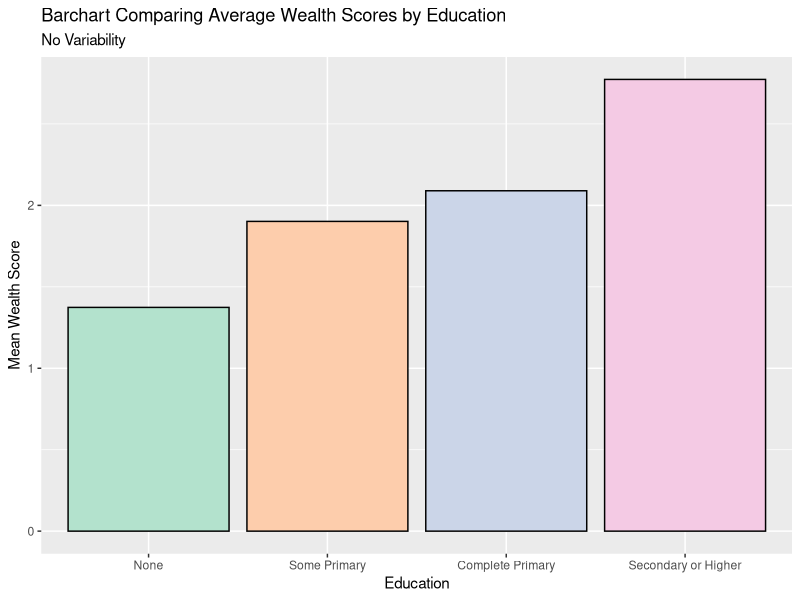
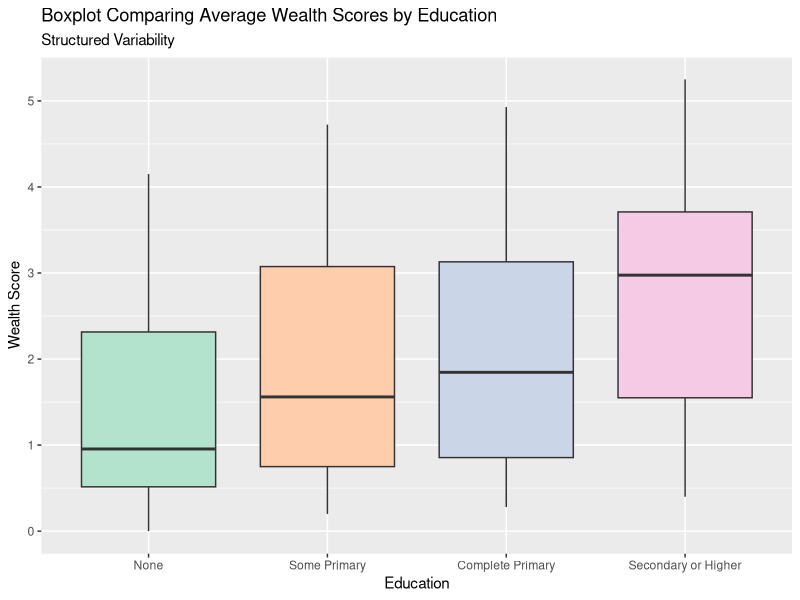
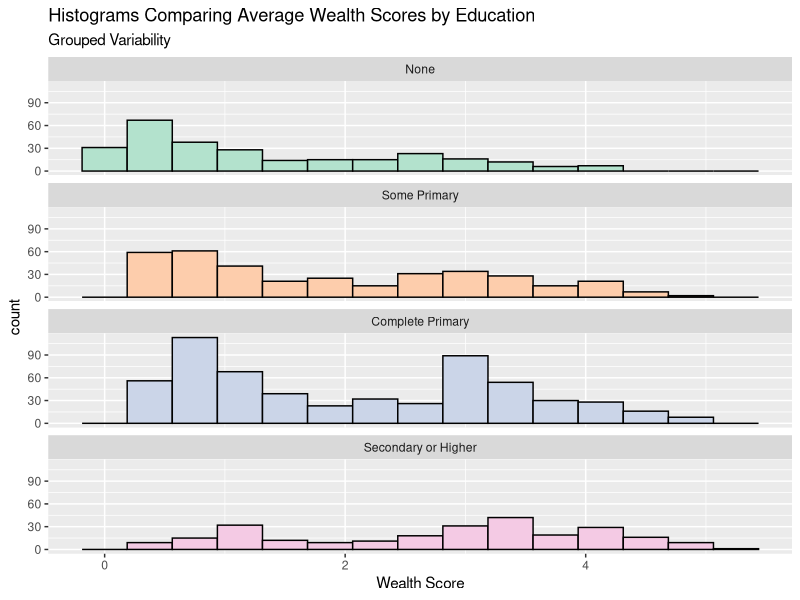
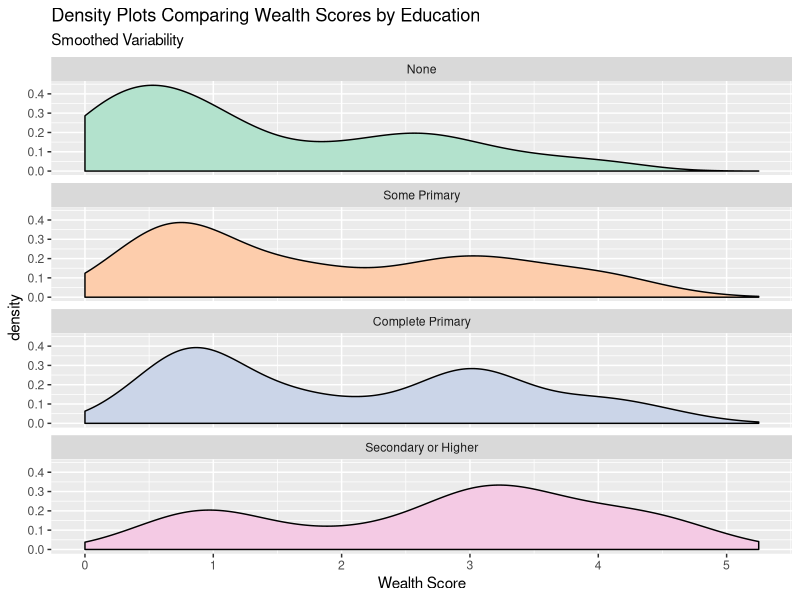
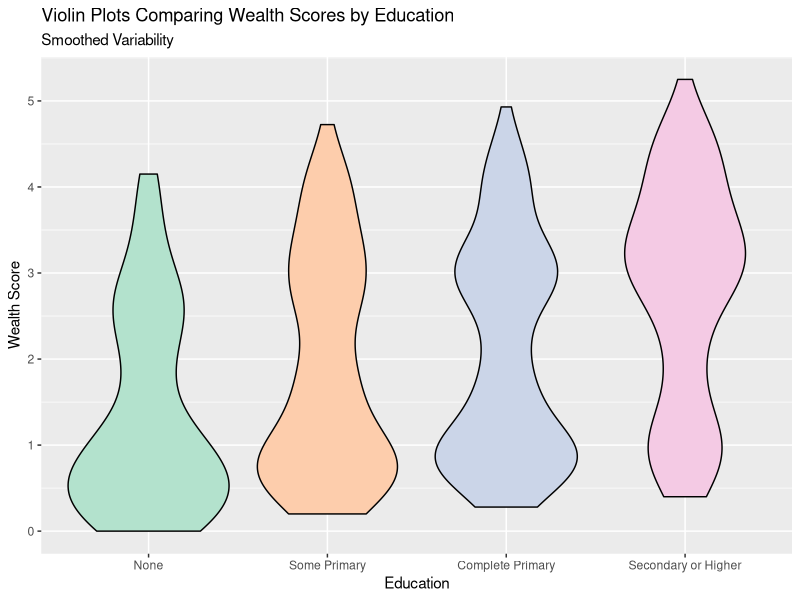
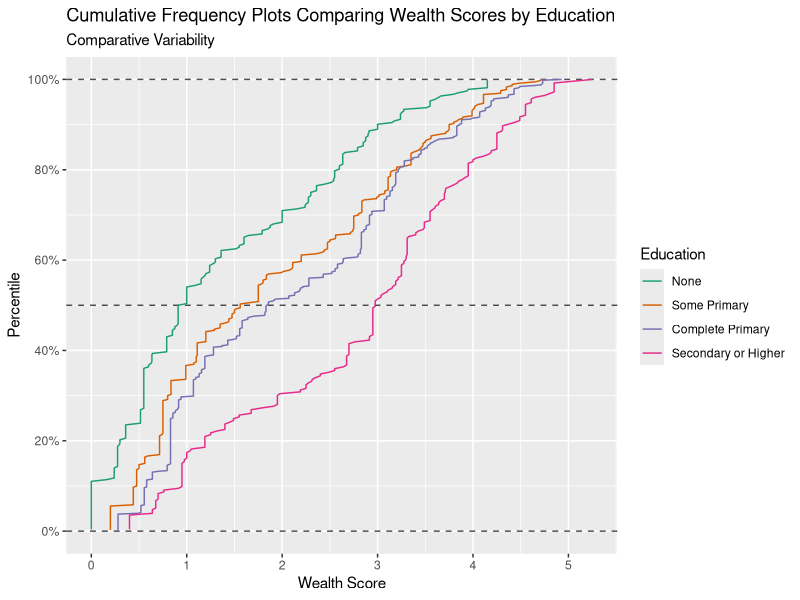
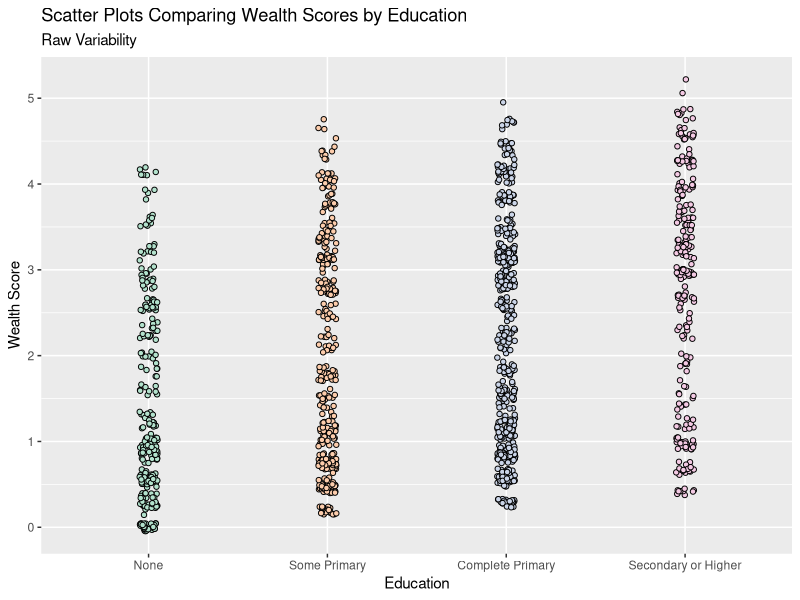
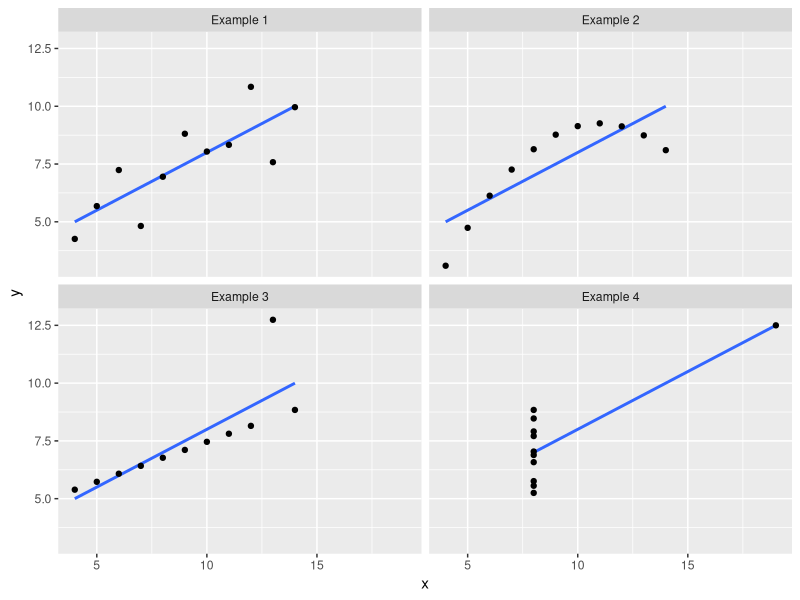

Source code (R) for these figures, in order:
## ---- chunk 1
library(tidyverse)
library(knitr)

fs<-read.csv("fallowsurvey.csv")

fs$hhsize<-ifelse(fs$adults!="6+",as.numeric(as.character(fs$adults)),6)+sample(0:3,replace=TRUE,prob=c(4,3,2,1),size = 1479)
fs$hhsize[is.na(fs$hhsize)]<-1
data1<-data.frame(n=10:1000,sd=NA,se=NA)

for(i in 10:1000){
    data1$sd[i-9]=sd(fs$hhsize[1:i])
    data1$se[i-9]=data1$sd[i-9]/sqrt(i)
}

## ---- chunk 2
knitr::include_url("https://www.youtube.com/embed/l-KPt6b20SQ")
## ---- chunk 3
knitr::include_url("https://shiny.stats4sd.org/PresentingResults-Precison/",height="1000px")
## ---- chunk 4

fs %>%
  mutate(Education=factor(recode(hheducation, "none"="None","primary1"="Some Primary","primary2"="Complete Primary","secondary"="Secondary or Higher"),
                          levels=c("None","Some Primary","Complete Primary","Secondary or Higher"))) %>%
  filter(hheducation!="other") %>%
ggplot(aes(y=wealth,x=Education,fill=Education))+
  stat_summary(geom="bar",fun.y="mean",col="black",show.legend=FALSE)+
  ylab("Mean Wealth Score")+
  ggtitle("Barchart Comparing Average Wealth Scores by Education",subtitle="No Variability")+
  scale_fill_brewer(palette="Pastel2")
## ---- chunk 5
fs %>%
  mutate(Education=factor(recode(hheducation, "none"="None","primary1"="Some Primary","primary2"="Complete Primary","secondary"="Secondary or Higher"),
                          levels=c("None","Some Primary","Complete Primary","Secondary or Higher"))) %>%
  filter(hheducation!="other") %>%
ggplot(aes(y=wealth,x=Education,fill=Education))+
  geom_boxplot(show.legend=FALSE)+
  ylab("Wealth Score")+
  ggtitle("Boxplot Comparing Average Wealth Scores by Education",subtitle="Structured Variability")+
  scale_fill_brewer(palette="Pastel2")
## ---- chunk 6
fs %>%
  mutate(Education=factor(recode(hheducation, "none"="None","primary1"="Some Primary","primary2"="Complete Primary","secondary"="Secondary or Higher"),
                          levels=c("None","Some Primary","Complete Primary","Secondary or Higher"))) %>%
  filter(hheducation!="other") %>%
ggplot(aes(x=wealth,fill=Education))+
  geom_histogram(bins=15,show.legend=FALSE,col="black")+
  facet_wrap(~Education,ncol=1)+
  xlab("Wealth Score")+
  ggtitle("Histograms Comparing Average Wealth Scores by Education",subtitle="Grouped Variability")+
  scale_fill_brewer(palette="Pastel2")
## ---- chunk 7
fs %>%
  mutate(Education=factor(recode(hheducation, "none"="None","primary1"="Some Primary","primary2"="Complete Primary","secondary"="Secondary or Higher"),
                          levels=c("None","Some Primary","Complete Primary","Secondary or Higher"))) %>%
  filter(hheducation!="other") %>%
ggplot(aes(x=wealth,fill=Education))+
  geom_density(outline.type = "full",show.legend=FALSE)+
  facet_wrap(~Education,ncol=1)+
  xlab("Wealth Score")+
  ggtitle("Density Plots Comparing Wealth Scores by Education",subtitle="Smoothed Variability")+
  scale_fill_brewer(palette="Pastel2")
## ---- chunk 8
fs %>%
  mutate(Education=factor(recode(hheducation, "none"="None","primary1"="Some Primary","primary2"="Complete Primary","secondary"="Secondary or Higher"),
                          levels=c("None","Some Primary","Complete Primary","Secondary or Higher"))) %>%
  filter(hheducation!="other") %>%
ggplot(aes(y=wealth,x=Education,fill=Education))+
  geom_violin(col="black",show.legend=FALSE)+
  ylab("Wealth Score")+
  ggtitle("Violin Plots Comparing Wealth Scores by Education",subtitle="Smoothed Variability")+
  scale_fill_brewer(palette="Pastel2")
## ---- chunk 9
fs %>%
  mutate(Education=factor(recode(hheducation, "none"="None","primary1"="Some Primary","primary2"="Complete Primary","secondary"="Secondary or Higher"),
                          levels=c("None","Some Primary","Complete Primary","Secondary or Higher"))) %>%
  filter(hheducation!="other") %>%
  group_by(Education) %>%
  arrange(wealth) %>%
  mutate(row=1:n(),pos=row/n()) %>%
ggplot(aes(x=wealth,y=pos,col=Education))+
  geom_hline(yintercept = c(0,0.5,1),col="black",lty=2,alpha=0.7)+
  geom_line(show.legend=TRUE)+
  xlab("Wealth Score")+
  ggtitle("Cumulative Frequency Plots Comparing Wealth Scores by Education",subtitle="Comparative Variability")+
  scale_colour_brewer(palette="Dark2")+
  ylab("Percentile")+
  scale_y_continuous(labels=scales::percent,breaks=seq(0,1,by=0.2))
## ---- chunk 10
fs %>%
  mutate(Education=factor(recode(hheducation, "none"="None","primary1"="Some Primary","primary2"="Complete Primary","secondary"="Secondary or Higher"),
                          levels=c("None","Some Primary","Complete Primary","Secondary or Higher"))) %>%
  filter(hheducation!="other") %>%
ggplot(aes(y=wealth,x=Education,fill=Education))+
  geom_jitter(col="black",show.legend=FALSE,shape=21,width=0.05,height=0.05)+
  ylab("Wealth Score")+
  ggtitle("Scatter Plots Comparing Wealth Scores by Education",subtitle="Raw Variability")+
  scale_fill_brewer(palette="Pastel2")
## ---- chunk 11
data("anscombe")

with(anscombe,data.frame(x=c(x1,x2,x3,x4),y=c(y1,y2,y3,y4),plot=rep(c("Example 1","Example 2","Example 3","Example 4"),each=11))) %>%
  ggplot(aes(x=x,y=y))+
  geom_smooth(method="lm",se=F)+
  geom_point()+
  facet_wrap(~plot)
